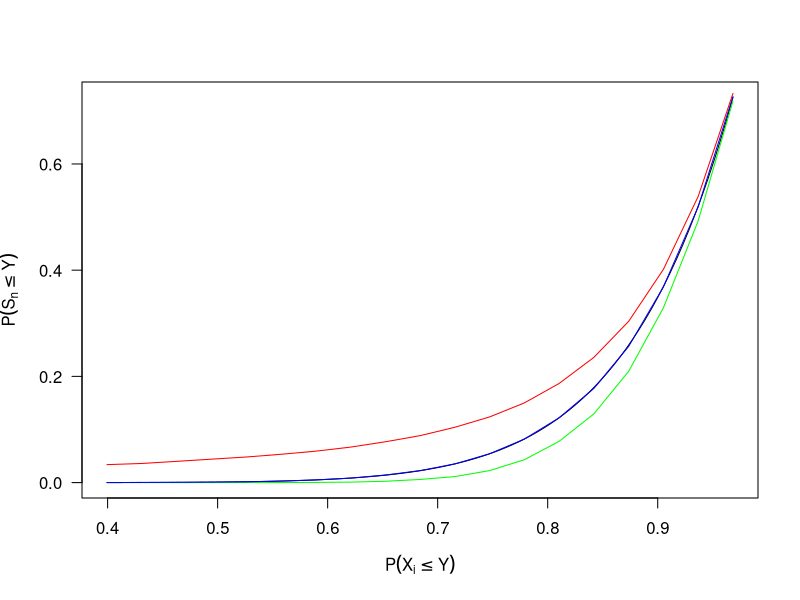

Write R code to recreate this figure.
n = 10
N = 10^5

P = rep(1:19)/20
l = rep(0,length(P))
e = rep(0,length(P))
h = rep(0,length(P))
for(i in 1:19){
	p = P[i]
	k = 1 #Exponential; mean = 1 when a = 0
	a = 1/log(2) #Shifted Power Law; Probability that it exceeds 1 is 2^{-a}, mean is 1/(a-1)
	countL = 0
	countE = 0
	countP = 0
	for(j in 1:N){
		x = rbinom(1,n,p)
		U = runif(1)
		yL = sqrt(-log(U)) #Light Tailed; F(x) =  1- exp(-x^2)
		yE = -log(U) #Exponential; F(x) =  1- exp(-x)
		yP = U^(-1/a) - 1  #Power Law; F(x) = 1- (1+x)^{-a}
		if(x < yL) countL = countL+1
		if(x < yE) countE = countE+1
		if(x < yP) countP = countP+1

	}
	l[i] = countL/N
	e[i] = countE/N
	h[i] = countP/N
}
x = 1 - P + P*exp(-k)
plot(function(x){return(x^n)},xlim=c(min(x),max(x)),ylim=c(0,max(x)^n),ylab=expression(P(S[n] <= Y)),xlab=expression(P(X[i]<=Y)),las=1)
lines(x,l,col='green')
lines(x,e,col='blue')
lines(x,h,col='red')



k = 1 #Exponential; mean = 1 when a = 0
a = 1/log(2) #Shifted Power Law; Probability that it exceeds 1 is 2^{-a}, mean is 1/(a-1)
countL = 0
countE = 0
countP = 0
for(j in 1:N){
	x = rbinom(1,k,p)
	U = runif(1)
	yL = sqrt(-log(U)) #Light Tailed; F(x) =  1- exp(-x^2)
	yE = -log(U) #Exponential
	yP = U^(-1/a) - 1  #Power Law
	if(x < yL) countL = countL+1
	if(x < yE) countE = countE+1
	if(x < yP) countP = countP+1

}

(1-p+p*exp(-k))^n

countL/N
countE/N
countP/N
